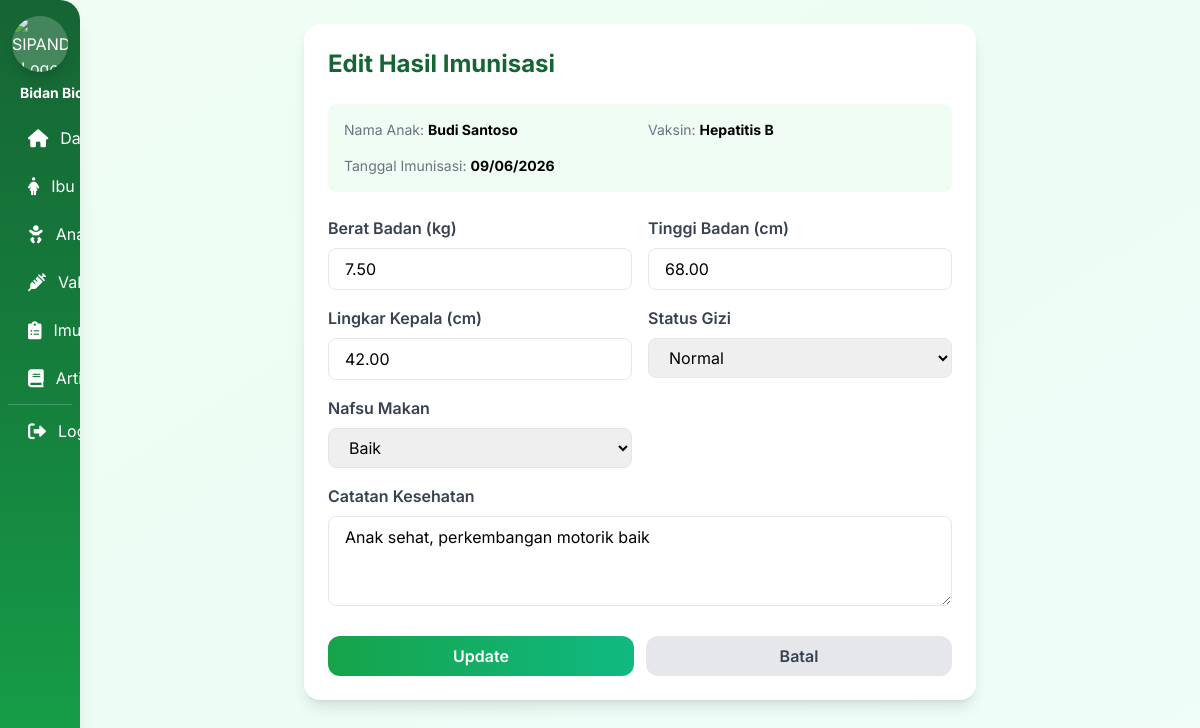
/bidan/imunisasi/edit_hasil.php?id=3 (signed in), run on the app's committed database.
### tables this page shows
CREATE TABLE hasil_imunisasi (
    id_hasil INT PRIMARY KEY AUTO_INCREMENT,
    id_pendaftaran INT NOT NULL,
    berat_badan DECIMAL(5,2),
    tinggi_badan DECIMAL(5,2),
    lingkar_kepala DECIMAL(5,2),
    status_gizi VARCHAR(50),
    nafsu_makan ENUM('baik', 'kurang', 'buruk'),
    catatan_kesehatan TEXT,
    tgl_imunisasi DATE,
    petugas_nik VARCHAR(16),
    created_at TIMESTAMP DEFAULT CURRENT_TIMESTAMP,
    created_by VARCHAR(16),
    updated_at TIMESTAMP DEFAULT CURRENT_TIMESTAMP ON UPDATE CURRENT_TIMESTAMP,
    updated_by VARCHAR(16),

    FOREIGN KEY (id_pendaftaran) REFERENCES pendaftaran_imunisasi(id_pendaftaran) ON DELETE CASCADE,
    FOREIGN KEY (petugas_nik) REFERENCES users(nik) ON DELETE SET NULL,
    FOREIGN KEY (created_by) REFERENCES users(nik) ON DELETE SET NULL,
    FOREIGN KEY (updated_by) REFERENCES users(nik) ON DELETE SET NULL
);

CREATE TABLE anak (
    id_anak INT PRIMARY KEY AUTO_INCREMENT,
    nik_ibu VARCHAR(16) NOT NULL,
    nama_anak VARCHAR(100) NOT NULL,
    tempat_lahir VARCHAR(100),
    tanggal_lahir DATE,
    jenis_kelamin ENUM('L','P'),
    berat_lahir DECIMAL(5,2),
    panjang_lahir DECIMAL(5,2),
    created_at TIMESTAMP DEFAULT CURRENT_TIMESTAMP,
    updated_at TIMESTAMP DEFAULT CURRENT_TIMESTAMP ON UPDATE CURRENT_TIMESTAMP,
    
    FOREIGN KEY (nik_ibu) REFERENCES users(nik) ON DELETE CASCADE ON UPDATE CASCADE
);

CREATE TABLE vaksin (
    id_vaksin INT PRIMARY KEY AUTO_INCREMENT,
    nama_vaksin VARCHAR(100) NOT NULL,
    deskripsi TEXT,
    usia_rekomendasi INT,
    created_at TIMESTAMP DEFAULT CURRENT_TIMESTAMP
);

CREATE TABLE jadwal_imunisasi (
    id_jadwal INT PRIMARY KEY AUTO_INCREMENT,
    id_vaksin INT NOT NULL,
    tanggal DATE NOT NULL,
    lokasi VARCHAR(150) NOT NULL,
    petugas_nik VARCHAR(16),
    created_at TIMESTAMP DEFAULT CURRENT_TIMESTAMP,
    created_by VARCHAR(16),
    updated_at TIMESTAMP DEFAULT CURRENT_TIMESTAMP ON UPDATE CURRENT_TIMESTAMP,
    updated_by VARCHAR(16),
    
    FOREIGN KEY (id_vaksin) REFERENCES vaksin(id_vaksin) ON DELETE CASCADE,
    FOREIGN KEY (petugas_nik) REFERENCES users(nik) ON DELETE SET NULL,
    FOREIGN KEY (created_by) REFERENCES users(nik) ON DELETE SET NULL,
    FOREIGN KEY (updated_by) REFERENCES users(nik) ON DELETE SET NULL
);

### bidan/imunisasi/edit_hasil.php (the view, shortened to what this page needs)
<?php
require_once __DIR__ . '/../../auth/cek_bidan.php';
$id_pendaftaran = isset($_GET['id']) ? (int)$_GET['id'] : 0;
$hasil = mysqli_fetch_assoc(mysqli_query($conn, "SELECT hi.*, a.nama_anak, v.nama_vaksin, j.tanggal
    FROM hasil_imunisasi hi
    JOIN pendaftaran_imunisasi pi ON hi.id_pendaftaran = pi.id_pendaftaran
    JOIN anak a ON pi.id_anak = a.id_anak
    JOIN jadwal_imunisasi j ON pi.id_jadwal = j.id_jadwal
    JOIN vaksin v ON j.id_vaksin = v.id_vaksin
    WHERE pi.id_pendaftaran = $id_pendaftaran"));
include __DIR__ . '/../../templates/sidebar.php';
?>
<div class="max-w-2xl mx-auto fade-in">
    <div class="bg-white rounded-2xl shadow-lg p-6">
        <h1 class="text-2xl font-bold text-green-800 mb-6">Edit Hasil Imunisasi</h1>
        <div class="bg-green-50 p-4 rounded-lg mb-6 grid grid-cols-2 gap-4 text-sm">
            <div><span class="text-gray-500">Nama Anak:</span> <strong><?php echo htmlspecialchars($hasil['nama_anak']); ?></strong></div>
            <div><span class="text-gray-500">Vaksin:</span> <strong><?php echo htmlspecialchars($hasil['nama_vaksin']); ?></strong></div>
            <div><span class="text-gray-500">Tanggal Imunisasi:</span> <strong><?php echo date('d/m/Y', strtotime($hasil['tanggal'])); ?></strong></div>
        </div>
        <form method="POST">
            <div class="grid grid-cols-2 gap-4">
                <div>
                    <label class="block font-semibold text-gray-700 mb-2">Berat Badan (kg)</label>
                    <input type="number" step="0.01" name="berat_badan" value="<?php echo $hasil['berat_badan']; ?>" required class="w-full px-4 py-2 border rounded-lg focus:outline-none focus:border-green-400">
                </div>
                <div>
                    <label class="block font-semibold text-gray-700 mb-2">Tinggi Badan (cm)</label>
                    <input type="number" step="0.01" name="tinggi_badan" value="<?php echo $hasil['tinggi_badan']; ?>" required class="w-full px-4 py-2 border rounded-lg focus:outline-none focus:border-green-400">
                </div>
                <div>
                    <label class="block font-semibold text-gray-700 mb-2">Lingkar Kepala (cm)</label>
                    <input type="number" step="0.01" name="lingkar_kepala" value="<?php echo $hasil['lingkar_kepala']; ?>" required class="w-full px-4 py-2 border rounded-lg focus:outline-none focus:border-green-400">
                </div>
                <div>
                    <label class="block font-semibold text-gray-700 mb-2">Status Gizi</label>
                    <select name="status_gizi" class="w-full px-4 py-2 border rounded-lg focus:outline-none focus:border-green-400">
                        <option value="Normal" <?php echo $hasil['status_gizi']=='Normal'?'selected':''; ?>>Normal</option>
                    </select>
                </div>
                <div>
                    <label class="block font-semibold text-gray-700 mb-2">Nafsu Makan</label>
                    <select name="nafsu_makan" class="w-full px-4 py-2 border rounded-lg focus:outline-none focus:border-green-400">
                        <option value="baik" <?php echo $hasil['nafsu_makan']=='baik'?'selected':''; ?>>Baik</option>
                    </select>
                </div>
                <div class="col-span-2">
                    <label class="block font-semibold text-gray-700 mb-2">Catatan Kesehatan</label>
                    <textarea name="catatan_kesehatan" rows="3" class="w-full px-4 py-2 border rounded-lg focus:outline-none focus:border-green-400"><?php echo htmlspecialchars($hasil['catatan_kesehatan']); ?></textarea>
                </div>
            </div>
            <div class="flex gap-3 mt-6">
                <button type="submit" class="flex-1 bg-gradient-to-r from-green-600 to-emerald-500 text-white py-2 rounded-xl font-semibold hover:shadow-lg transition">Update</button>
                <a href="list_pendaftaran.php" class="flex-1 bg-gray-200 text-gray-700 text-center py-2 rounded-xl font-semibold hover:bg-gray-300 transition">Batal</a>
            </div>
        </form>
    </div>
</div>
<?php include __DIR__ . '/../../templates/footer.php'; ?>

### templates/sidebar.php (style rules this page uses)
* { font-family: 'Inter', sans-serif; }
.fade-in { animation: fadeIn 0.5s ease-out; }
@media (min-width: 1024px) { body { position: relative; } }

### data on the page
hasil_imunisasi: anak.nama_anak "Budi Santoso", vaksin.nama_vaksin "Hepatitis B", jadwal_imunisasi.tanggal "09/06/2026", berat_badan "7.50", tinggi_badan "68.00", lingkar_kepala "42.00", status_gizi "Normal", nafsu_makan "Baik", catatan_kesehatan "Anak sehat, perkembangan motorik baik"
